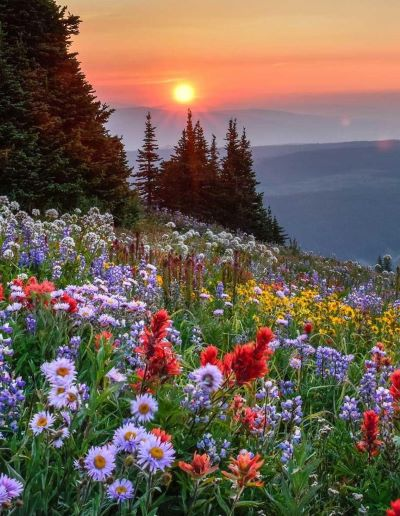
#> input picture gambar1.jpg, 400 x 516 px
$ python 'Gaussian Highpass Filter.py'
#> lines starting #> are read from the running program, lines starting #| are printed output that depends on the picture
import cv2
import numpy as np
from matplotlib import pyplot as plt

img = cv2.imread('gambar1.jpg', 0)
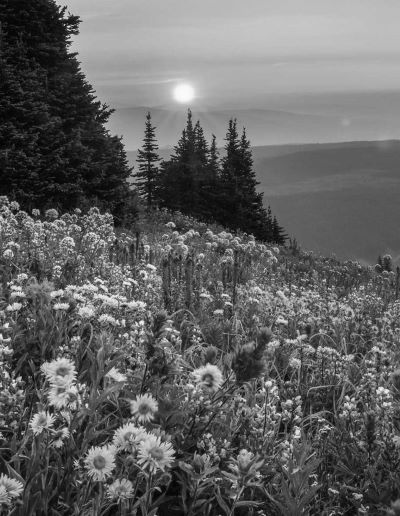
#> img: shape (516, 400); min 0, max 253, mean 98.8

dft = np.fft.fft2(img)

dft_shift = np.fft.fftshift(dft)

radius = 50

rows, cols = img.shape
#> rows = 516; cols = 400
crow, ccol = rows//2, cols//2
#> crow = 258; ccol = 200
u, v = np.meshgrid(np.arange(cols), np.arange(rows))
d_uv = np.sqrt((u - ccol)**2 + (v - crow)**2)
H = 1 - np.exp(-1*(d_uv**2)/(2*(radius**2)))

dft_shift_filtered = dft_shift * H

dft_filtered = np.fft.ifftshift(dft_shift_filtered)

img_filtered = np.fft.ifft2(dft_filtered)
img_filtered = np.abs(img_filtered)
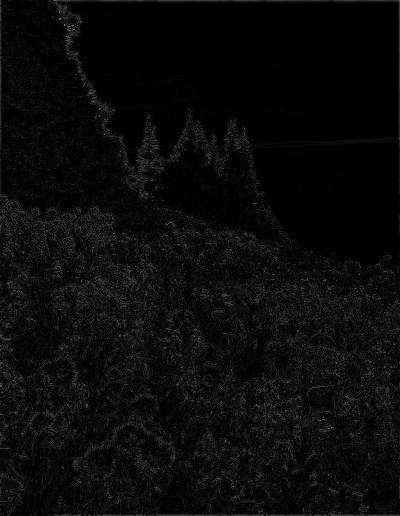
#> img_filtered: shape (516, 400) float64; min 4.73e-06, max 127.9, mean 11.2

plt.subplot(121), plt.imshow(img, cmap='gray')
plt.title('Input Image'), plt.xticks([]), plt.yticks([])
plt.subplot(122), plt.imshow(img_filtered, cmap='gray')
plt.title('Gaussian Highpass Filtered Image'), plt.xticks([]), plt.yticks([])
plt.show()
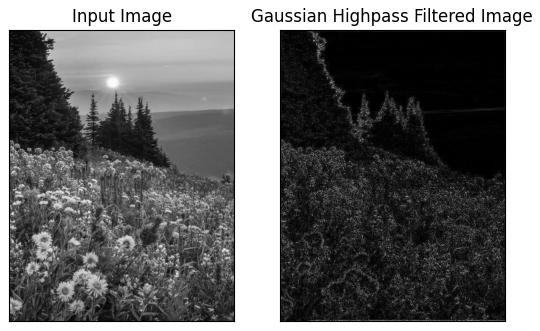
#> figure drawn by matplotlib, 2 panels
